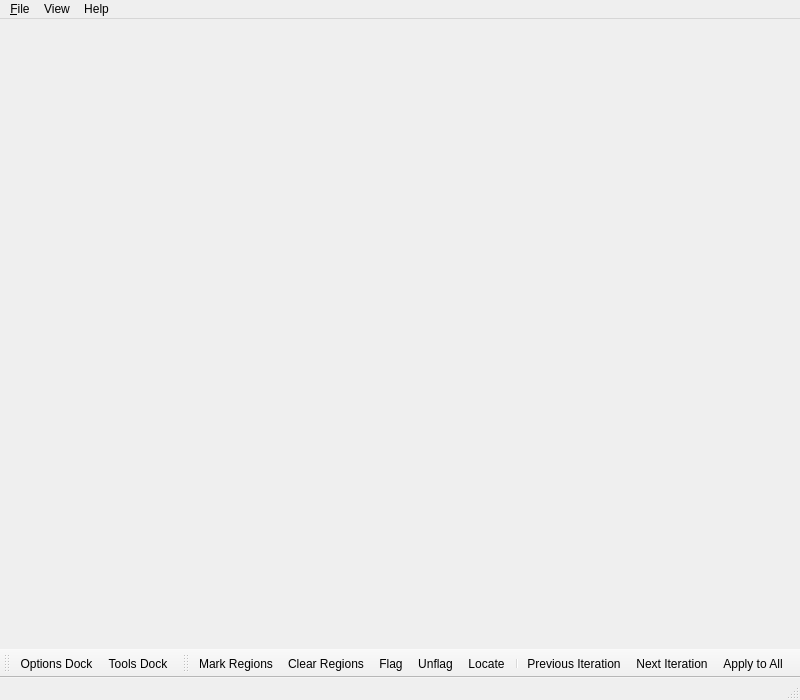
<ui version="4.0" >
 <class>PlotterWindow</class>
 <widget class="QMainWindow" name="PlotterWindow" >
  <property name="geometry" >
   <rect>
    <x>0</x>
    <y>0</y>
    <width>800</width>
    <height>700</height>
   </rect>
  </property>
  <property name="windowTitle" >
   <string>PlotMS</string>
  </property>
  <property name="windowIcon" >
   <iconset resource="PlotMSPlotter.qrc" >:/images/images/plotms.png</iconset>
  </property>
  <widget class="QWidget" name="centralwidget" >
   <layout class="QVBoxLayout" >
    <property name="spacing" >
     <number>0</number>
    </property>
    <property name="leftMargin" >
     <number>0</number>
    </property>
    <property name="topMargin" >
     <number>0</number>
    </property>
    <property name="rightMargin" >
     <number>0</number>
    </property>
    <property name="bottomMargin" >
     <number>0</number>
    </property>
    <item>
     <widget class="QFrame" name="frame" >
      <property name="frameShape" >
       <enum>QFrame::NoFrame</enum>
      </property>
      <property name="frameShadow" >
       <enum>QFrame::Raised</enum>
      </property>
     </widget>
    </item>
   </layout>
  </widget>
  <widget class="QMenuBar" name="menubar" >
   <property name="geometry" >
    <rect>
     <x>0</x>
     <y>0</y>
     <width>800</width>
     <height>25</height>
    </rect>
   </property>
   <widget class="QMenu" name="menuFile" >
    <property name="title" >
     <string>&amp;File</string>
    </property>
    <addaction name="actionQuit" />
   </widget>
   <widget class="QMenu" name="menuView" >
    <property name="title" >
     <string>View</string>
    </property>
    <widget class="QMenu" name="menuDocks" >
     <property name="title" >
      <string>Docks</string>
     </property>
     <addaction name="actionOptionsDock" />
     <addaction name="actionToolsDock" />
    </widget>
    <widget class="QMenu" name="menuToolBars" >
     <property name="title" >
      <string>ToolBars</string>
     </property>
     <addaction name="actionDocksToolBar" />
     <addaction name="actionActionsToolBar" />
    </widget>
    <addaction name="menuDocks" />
    <addaction name="menuToolBars" />
   </widget>
   <widget class="QMenu" name="menuHelp" >
    <property name="title" >
     <string>Help</string>
    </property>
    <addaction name="actionAbout" />
    <addaction name="actionAboutQt" />
   </widget>
   <addaction name="menuFile" />
   <addaction name="menuView" />
   <addaction name="menuHelp" />
  </widget>
  <widget class="QStatusBar" name="statusbar" />
  <widget class="QToolBar" name="dockToolBar" >
   <property name="windowTitle" >
    <string>Tools</string>
   </property>
   <attribute name="toolBarArea" >
    <enum>BottomToolBarArea</enum>
   </attribute>
   <attribute name="toolBarBreak" >
    <bool>false</bool>
   </attribute>
   <addaction name="actionOptionsDock" />
   <addaction name="actionToolsDock" />
  </widget>
  <widget class="QToolBar" name="actionsToolBar" >
   <property name="windowTitle" >
    <string>toolBar_2</string>
   </property>
   <attribute name="toolBarArea" >
    <enum>BottomToolBarArea</enum>
   </attribute>
   <attribute name="toolBarBreak" >
    <bool>false</bool>
   </attribute>
   <addaction name="actionMarkRegions" />
   <addaction name="actionClearRegions" />
   <addaction name="actionFlag" />
   <addaction name="actionUnflag" />
   <addaction name="actionLocate" />
   <addaction name="separator" />
   <addaction name="actionPrevIter" />
   <addaction name="actionNextIter" />
   <addaction name="actionApplyIter" />
  </widget>
  <action name="actionQuit" >
   <property name="icon" >
    <iconset resource="PlotMSPlotter.qrc" >:/buttons/images/quit.png</iconset>
   </property>
   <property name="text" >
    <string>&amp;Quit</string>
   </property>
  </action>
  <action name="actionOptionsDock" >
   <property name="checkable" >
    <bool>true</bool>
   </property>
   <property name="icon" >
    <iconset resource="PlotMSPlotter.qrc" >:/actions/images/options_dock.png</iconset>
   </property>
   <property name="text" >
    <string>Options Dock</string>
   </property>
  </action>
  <action name="actionMarkRegions" >
   <property name="checkable" >
    <bool>true</bool>
   </property>
   <property name="icon" >
    <iconset resource="PlotMSPlotter.qrc" >:/buttons/images/mark.png</iconset>
   </property>
   <property name="text" >
    <string>Mark Regions</string>
   </property>
  </action>
  <action name="actionClearRegions" >
   <property name="icon" >
    <iconset resource="PlotMSPlotter.qrc" >:/buttons/images/clear.png</iconset>
   </property>
   <property name="text" >
    <string>Clear Regions</string>
   </property>
  </action>
  <action name="actionFlag" >
   <property name="icon" >
    <iconset resource="PlotMSPlotter.qrc" >:/buttons/images/flag.png</iconset>
   </property>
   <property name="text" >
    <string>Flag</string>
   </property>
  </action>
  <action name="actionUnflag" >
   <property name="icon" >
    <iconset resource="PlotMSPlotter.qrc" >:/buttons/images/unflag.png</iconset>
   </property>
   <property name="text" >
    <string>Unflag</string>
   </property>
  </action>
  <action name="actionLocate" >
   <property name="icon" >
    <iconset resource="PlotMSPlotter.qrc" >:/buttons/images/locate.png</iconset>
   </property>
   <property name="text" >
    <string>Locate</string>
   </property>
  </action>
  <action name="actionNextIter" >
   <property name="icon" >
    <iconset resource="PlotMSPlotter.qrc" >:/buttons/images/next.png</iconset>
   </property>
   <property name="text" >
    <string>Next Iteration</string>
   </property>
  </action>
  <action name="actionPrevIter" >
   <property name="icon" >
    <iconset resource="PlotMSPlotter.qrc" >:/buttons/images/prev.png</iconset>
   </property>
   <property name="text" >
    <string>Previous Iteration</string>
   </property>
  </action>
  <action name="actionApplyIter" >
   <property name="checkable" >
    <bool>true</bool>
   </property>
   <property name="text" >
    <string>Apply to All</string>
   </property>
  </action>
  <action name="actionDocksToolBar" >
   <property name="checkable" >
    <bool>true</bool>
   </property>
   <property name="checked" >
    <bool>true</bool>
   </property>
   <property name="icon" >
    <iconset resource="PlotMSPlotter.qrc" >:/actions/images/dock_toolbar.png</iconset>
   </property>
   <property name="text" >
    <string>Docks ToolBar</string>
   </property>
  </action>
  <action name="actionActionsToolBar" >
   <property name="checkable" >
    <bool>true</bool>
   </property>
   <property name="checked" >
    <bool>true</bool>
   </property>
   <property name="icon" >
    <iconset resource="PlotMSPlotter.qrc" >:/actions/images/actions_toolbar.png</iconset>
   </property>
   <property name="text" >
    <string>Actions ToolBar</string>
   </property>
  </action>
  <action name="actionToolsDock" >
   <property name="checkable" >
    <bool>true</bool>
   </property>
   <property name="icon" >
    <iconset resource="PlotMSPlotter.qrc" >:/actions/images/tools_dock.png</iconset>
   </property>
   <property name="text" >
    <string>Tools Dock</string>
   </property>
  </action>
  <action name="actionAbout" >
   <property name="icon" >
    <iconset resource="PlotMSPlotter.qrc" >:/actions/images/about.png</iconset>
   </property>
   <property name="text" >
    <string>About</string>
   </property>
  </action>
  <action name="actionAboutQt" >
   <property name="icon" >
    <iconset resource="PlotMSPlotter.qrc" >:/actions/images/about_qt.png</iconset>
   </property>
   <property name="text" >
    <string>About Qt</string>
   </property>
  </action>
  <action name="actionHoldRelease" >
   <property name="checkable" >
    <bool>true</bool>
   </property>
   <property name="text" >
    <string>Hold Drawing</string>
   </property>
  </action>
 </widget>
 <resources>
  <include location="PlotMSPlotter.qrc" />
 </resources>
 <connections>
  <connection>
   <sender>actionQuit</sender>
   <signal>triggered()</signal>
   <receiver>PlotterWindow</receiver>
   <slot>close()</slot>
   <hints>
    <hint type="sourcelabel" >
     <x>-1</x>
     <y>-1</y>
    </hint>
    <hint type="destinationlabel" >
     <x>399</x>
     <y>299</y>
    </hint>
   </hints>
  </connection>
  <connection>
   <sender>actionActionsToolBar</sender>
   <signal>toggled(bool)</signal>
   <receiver>actionsToolBar</receiver>
   <slot>setVisible(bool)</slot>
   <hints>
    <hint type="sourcelabel" >
     <x>-1</x>
     <y>-1</y>
    </hint>
    <hint type="destinationlabel" >
     <x>399</x>
     <y>558</y>
    </hint>
   </hints>
  </connection>
  <connection>
   <sender>actionDocksToolBar</sender>
   <signal>toggled(bool)</signal>
   <receiver>dockToolBar</receiver>
   <slot>setVisible(bool)</slot>
   <hints>
    <hint type="sourcelabel" >
     <x>-1</x>
     <y>-1</y>
    </hint>
    <hint type="destinationlabel" >
     <x>61</x>
     <y>577</y>
    </hint>
   </hints>
  </connection>
 </connections>
</ui>
